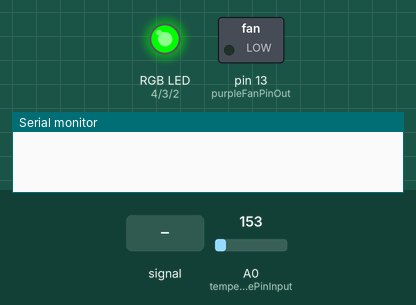
Recording of a sketch running on a simulated Arduino Uno, built with avr-gcc and run on an emulated ATmega328P. Shown: switched loads named in the sketch (green lamp = pin HIGH), an RGB LED mixed from three pins (HIGH = lit), the last lines printed to the serial monitor. The inputs (shaded band) are chosen by the test bench; at power-on: A0 (temperaturePinInput) = 153. Dim RGB values are drawn brighter than linear; pins used as bus, display or sensor lines are not drawn.

Above: at 1.2 s.
1.3 s: A0 (temperaturePinInput) fed a 200 Hz sine of ±81 counts around its level
At 1.73 s:
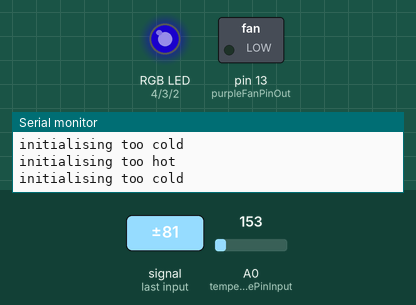
4.3 s: A0 (temperaturePinInput) set to 165
At 4.7 s:
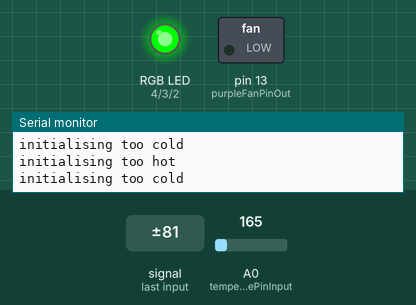
5.8 s: A0 (temperaturePinInput) set to 191
At 6.3 s:
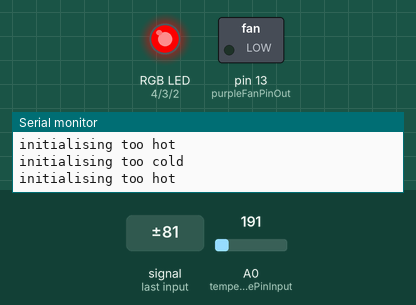
8.8 s: A0 (temperaturePinInput) set to 175
At 9.8 s:
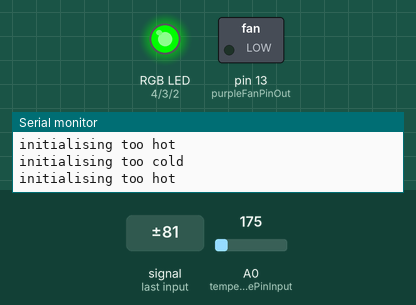
10.3 s: A0 (temperaturePinInput) set to 155
11.8 s: A0 (temperaturePinInput) set to 136
At 13.2 s:
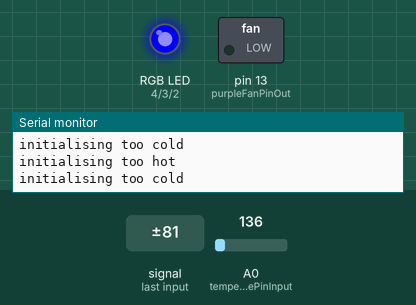
Timing chart, 0 to 14.3 s (numbered marks = the images above; inputs shaded):
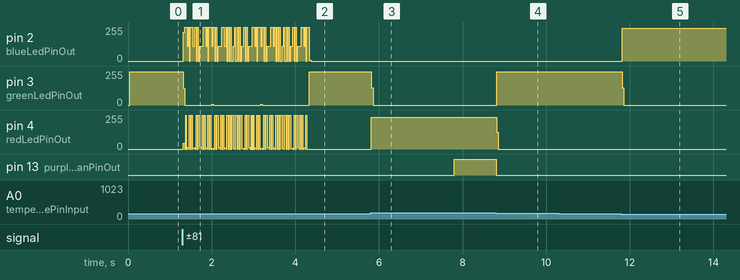

The sketch:

tinkercad-code.ino
```cpp
/**
 * Dog temperature regulator code:
 * The following code will turn on a heater/fan when a dog's
 * temperature exceeds a certain degree for a certain period of time.
 * A notification is sent if the dog is not regulating their temperature
 * with the addition of the fan/heater.
 *
 * University: Deakin University (Burwood)
 * Author: Joshua Piper
 * Student Number: 219135768
 */

// Enable all the pins that will be used
int blueLedPinOut = 2;
int greenLedPinOut = 3;
int redLedPinOut = 4;

int purpleFanPinOut = 13;
int brownHeaterPinOut = 12;

int temperaturePinInput = 0;

// For measuring seconds elapsed at a certain temperature
// for when a temperature exceeds a certain level. See variables below.
int countTooHot = -1;
int countTooCold = -1;

// Maximum and Minimum temperatures before deciding if a dog is at a
// dangerous temperature
int DANGEROUS_DOG_TOO_COLD_TEMPERATURE = 18;
int DANGEROUS_DOG_TOO_HOT_TEMPERATURE = 30;

// Handles sending alert's, for example, when a dog is too hot
// it will send an alert, but not send another too hot alert
// BUT once temperature goes back down, then a positive alert
// saying the dog is back to normal will be sent
bool shouldSendAlertAboutExcessiveTemperature = false;
bool shouldTerminateApplication = false;
bool hasSentAlertAlready = false;

// Time interval's before activating a fan or heater to
// facilitate a dog's temperature
int MAXIMUM_HOT_COUNT_5_SECONDS_IN_MICRO_SECONDS = 2000;
int MAXIMUM_COLD_COUNT_5_SECONDS_IN_MICRO_SECONDS = 2000;

// Time interval before sending a time alert. This is not considering
// the time before activating a fan or heater
int MAXIMUM_COUNT_FOR_TEMPERATURE_NOT_REGULATED_TEN_SECONDS = 4000;

// LED code methods for better readability
void turnOnBlueLed() {
    digitalWrite(blueLedPinOut, HIGH);
}

void turnOffBlueLed() {
    digitalWrite(blueLedPinOut, LOW);
}

void turnOnGreenLed() {
    digitalWrite(greenLedPinOut, HIGH);
}

void turnOffGreenLed() {
    digitalWrite(greenLedPinOut, LOW);
}

void turnOnRedLed() {
    digitalWrite(redLedPinOut, HIGH);
}

void turnOffRedLed() {
    digitalWrite(redLedPinOut, LOW);
}

// Turn off all LED's used for resetting purposes.
void turnOffAllLeds() {
    turnOffRedLed();
    turnOffBlueLed();
    turnOffGreenLed();
}

// Fan/Heater code methods for better readability
bool isPurpleFanOn() {
    return digitalRead(purpleFanPinOut);
}

void turnOnPurpleFan() {
    digitalWrite(purpleFanPinOut, HIGH);
}

void turnOffPurpleFan() {
    digitalWrite(purpleFanPinOut, LOW);
}

bool isBrownHeaterOn() {
    return digitalRead(brownHeaterPinOut);
}

void turnOnBrownHeater() {
    digitalWrite(brownHeaterPinOut, HIGH);
}

void turnOffBrownHeater() {
    digitalWrite(brownHeaterPinOut, LOW);
}

// Code that initialised all the required data
void setup()
{
    // Turn on LEDS
    pinMode(blueLedPinOut, OUTPUT);
    pinMode(greenLedPinOut, OUTPUT);
    pinMode(redLedPinOut, OUTPUT);

    // Turn on heater and fan
    pinMode(purpleFanPinOut, OUTPUT);
    pinMode(brownHeaterPinOut, OUTPUT);

    // Turn on the serial monitor for debugging purposes

    // Suggested reading:
    // https://docs.particle.io/hardware/expansion/about-serial/
    // is a tutorial to learn how to view the standard output
    Serial.begin(9600);
}

// Reset how long a dog has been too hot or too cold
// Used to reset the application
void resetCounts() {
    countTooHot = -1;
    countTooCold = -1;
}

// based on https://learn.adafruit.com/tmp36-temperature-sensor/using-a-temp-sensor
// convert analog input to celcius temperature
float getCelciusTemperature() {
    int temperatureinAnalog = analogRead(temperaturePinInput);
    float voltage = temperatureinAnalog * 4.68;
    voltage /= 1024.0;
    float celciusTemperature = (voltage - 0.5) * 100;

    return celciusTemperature;
}

// when the dog is too hot then do the following code
bool handleDogTooHot() {
    turnOffAllLeds();
    turnOnRedLed();

    // Dog is too hot scenario in the previous run through as the count isn't initialised
    if (countTooHot != -1) {
        int currentTime = millis();

        int timeElapsedSinceTooHotInitialised = currentTime - countTooHot;
        bool shouldTurnOnFan = timeElapsedSinceTooHotInitialised > MAXIMUM_HOT_COUNT_5_SECONDS_IN_MICRO_SECONDS;

        // only turn on the fan if it isn't on already
        if (shouldTurnOnFan && isPurpleFanOn() == false) {
            turnOnPurpleFan();
        }

        // should only send an alert when it has been too hot and the dog has not cooled down
        return timeElapsedSinceTooHotInitialised > MAXIMUM_COUNT_FOR_TEMPERATURE_NOT_REGULATED_TEN_SECONDS;
    } else {
        // first time the dog has been too hot so initialise everything
        resetCounts();

        countTooHot = millis();
      	// we don't want this debugging message if we have sent an alert about the dog
        // being too hot. Sort of redundant.
		if (hasSentAlertAlready == false) {
			Serial.println("initialising too hot");
        }

        // should not send alert
        return false;
    }
}

// when the dog is too cold then do the following code
bool handleDogTooCold() {
    turnOffAllLeds();
    turnOnBlueLed();

    // Dog is too cold scenario in the previous run through
    if (countTooCold != -1) {
        int currentTime = millis();

        int timeElapsedSinceTooColdInitialised = currentTime - countTooCold;
        bool shouldTurnOnHeater = timeElapsedSinceTooColdInitialised > MAXIMUM_COLD_COUNT_5_SECONDS_IN_MICRO_SECONDS;

        if (shouldTurnOnHeater && isBrownHeaterOn() == false) {
            turnOnBrownHeater();
        }

        // should only send an alert when it has been too hot and the dog has not cooled down
        return timeElapsedSinceTooColdInitialised > MAXIMUM_COUNT_FOR_TEMPERATURE_NOT_REGULATED_TEN_SECONDS;
    } else {
        resetCounts();

        countTooCold = millis();

      	// we don't want this debugging message if we have sent an alert about the dog
        // being too cold. Sort of redundant.
        if (hasSentAlertAlready == false) {
			Serial.println("initialising too cold");
        }

        // should not sending alert
        return false;
    }
}

void loop()
{
    // Code starts here
    float celciusTemperature = getCelciusTemperature();

    bool isDogOptimalTemperature = celciusTemperature >= DANGEROUS_DOG_TOO_COLD_TEMPERATURE && celciusTemperature <= DANGEROUS_DOG_TOO_HOT_TEMPERATURE;
    bool isDogTooCold = celciusTemperature < DANGEROUS_DOG_TOO_COLD_TEMPERATURE;
    bool isDogTooHot = celciusTemperature > DANGEROUS_DOG_TOO_HOT_TEMPERATURE;

    if (isDogOptimalTemperature) {
        turnOffAllLeds();
        turnOnGreenLed();

        // Turn off any devices that are on when the dog was too hot or too cold
        if (isPurpleFanOn()) {
            turnOffPurpleFan();
        }
        if (isBrownHeaterOn()) {
            turnOffBrownHeater();
        }

      	// If we just sent an alert about an excessive temperature
      	// and the dog is now regulated, send an alert about the temperature being
      	// back to normal
        if (hasSentAlertAlready == true) {
          	Serial.println("Dog is back at a normal temperature. No need to worry! :-)");

            // shouldSendAlertAboutExcessiveTemperature is used to know if we should send
            // an alert during this walkthrough
            shouldSendAlertAboutExcessiveTemperature = false;
          	// hasSentAlertAlready = false;
        }

        // Stop measuring millis elapsed of dog's extreme heats
        resetCounts();

      	// Reset the sending of alerts so we can switch from too hot to too cold
	    // etc.
      	hasSentAlertAlready = false;

    } else if (isDogTooCold) {
      	bool shouldSendAlert = handleDogTooCold();
      	// Happens when an alert has already been sent. To help notify
      	// when the dog is back to a normal temperature
      	if (shouldSendAlertAboutExcessiveTemperature == false) {
        	shouldSendAlertAboutExcessiveTemperature = shouldSendAlert;
        }

    } else if (isDogTooHot) {
      	bool shouldSendAlert = handleDogTooHot();
      	// Happens when an alert has already been sent. To help notify
      	// when the dog is back to a normal temperature
      	if (shouldSendAlertAboutExcessiveTemperature == false) {
        	shouldSendAlertAboutExcessiveTemperature = shouldSendAlert;
        }
    }

    // Build out the message for when we should send out a message
    if (hasSentAlertAlready == false && shouldSendAlertAboutExcessiveTemperature) {
        String dogAtTemperatureMessage = String("Dog is at temperature " + String(celciusTemperature) + " celcius.");
        String temperatureMessage = isDogTooHot == true ? " Dog was too hot" : " Dog was too cold";
      	String finalMessage = String(dogAtTemperatureMessage + temperatureMessage + ". Please check on your pet");

        resetCounts();

      	Serial.println(finalMessage);
      	hasSentAlertAlready = true;
    }
}
```

Measured:
- the behaviour switches between 175 and 176 on A0 (temperaturePinInput) (found by bisection; images 2 and 3)
- the behaviour switches between 149 and 148 on A0 (temperaturePinInput) (found by bisection; images 4 and 5)
- after the input at 1.3 s, pin 3 (greenLedPinOut): 249/255 → 0/255 at once
- after the input at 4.3 s, pin 4 (redLedPinOut): stops changing and stays 0/255
- after the input at 5.8 s, pin 3 (greenLedPinOut): 249/255 → 0/255 at once; pin 4 (redLedPinOut): 0/255 → 240/255 at once; pin 13 (purpleFanPinOut): LOW → HIGH after 2.0 s
- after the input at 8.8 s, pin 3 (greenLedPinOut): 0/255 → 249/255 at once; pin 13 (purpleFanPinOut): HIGH → LOW at once
- after the input at 10.3 s, every drawn part: stays the same
- after the input at 11.8 s, pin 2 (blueLedPinOut): 0/255 → 244/255 at once; pin 3 (greenLedPinOut): 249/255 → 0/255 at once
